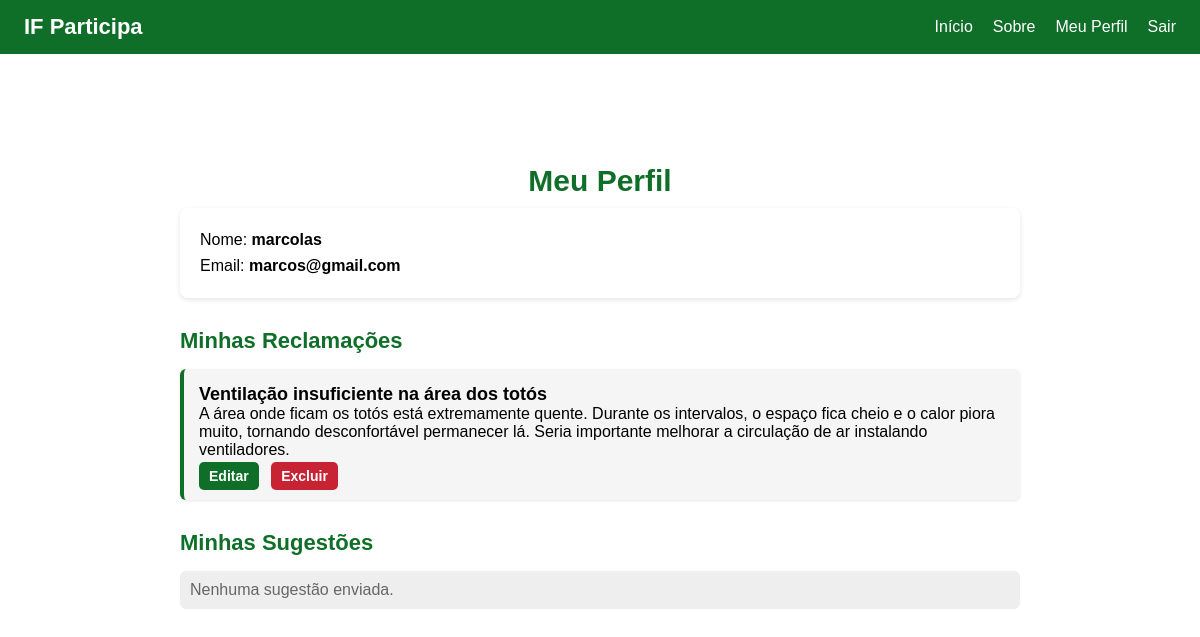
Screenshot of /meu-perfil (signed in) with the database file from the repository.
### models/users.py (models this page shows)
class Usuario(Base, UserMixin):
    __tablename__ = "usuarios"
    id = Column(Integer, primary_key=True)
    nome = Column(String(120), nullable=False)
    email = Column(String(120), unique=True, nullable=False)
    senha_hash = Column(String(200), nullable=False)
    reclamacoes = relationship("Reclamacao", back_populates="autor")
    sugestoes = relationship("Sugestao", back_populates="autor")

### models/reclamacoes.py (models this page shows)
class Reclamacao(Base):
    __tablename__ = "reclamacoes"
    id = Column(Integer, primary_key=True)
    titulo = Column(String(150), nullable=False)
    descricao = Column(Text, nullable=False)
    autor_id = Column(Integer, ForeignKey("usuarios.id"))
    autor = relationship("Usuario", back_populates="reclamacoes")

### controllers/routes.py (the view)
@controllers_bp.route("/meu-perfil")
@login_required
def meu_perfil():
    db = SessionLocal()
    minhas_reclamacoes = db.query(Reclamacao).filter_by(autor_id=current_user.id).all()
    minhas_sugestoes = db.query(Sugestao).filter_by(autor_id=current_user.id).all()
    return render_template(
        "meu_perfil.html",
        usuario=current_user,
        reclamacoes=minhas_reclamacoes,
        sugestoes=minhas_sugestoes
    )

### app.py (called while the page is built)
@login_manager.user_loader
def load_user(user_id):
    db = SessionLocal()
    user = db.query(Usuario).get(int(user_id))
    db.close()
    return user

### templates/meu_perfil.html (shortened to what this page needs)
{% extends "base.html" %}
{% block estilos %}
<link rel="stylesheet" href="{{ url_for('static', filename='controllers/perfil.css') }}">
{% endblock %}
{% block conteudo %}
<div class="perfil-container">
    <h1>Meu Perfil</h1>
    <div class="info-usuario">
        <p>Nome: <strong>{{ usuario.nome }}</strong></p>
        <p>Email: <strong>{{ usuario.email }}</strong></p>
    </div>
    <h2>Minhas Reclamações</h2>
    {% if reclamacoes %}
    <ul class="lista">
        {% for r in reclamacoes %}
            <li class="item">
                <strong>{{ r.titulo }}</strong><br>
                {{ r.descricao }}
                <div class="acoes">
                    <a class="editar" href="{{ url_for('controllers_bp.editar_reclamacao', id=r.id) }}">Editar</a>
                    <a class="excluir" href="{{ url_for('controllers_bp.excluir_reclamacao', id=r.id) }}">Excluir</a>
                </div>
            </li>
        {% endfor %}
    </ul>
    {% else %}
        <p class="vazio">Nenhuma reclamação enviada.</p>
    {% endif %}
    <h2>Minhas Sugestões</h2>
    {% if sugestoes %}
    <ul class="lista">
        {% for s in sugestoes %}
            <li class="item">
                <strong>{{ s.titulo }}</strong><br>
                {{ s.descricao }}
                <div class="acoes">
                    <a class="editar" href="{{ url_for('controllers_bp.editar_sugestao', id=s.id) }}">Editar</a>
                    <a class="excluir" href="{{ url_for('controllers_bp.excluir_sugestao', id=s.id) }}">Excluir</a>
                </div>
            </li>
        {% endfor %}
    </ul>
    {% else %}
        <p class="vazio">Nenhuma sugestão enviada.</p>
    {% endif %}
</div>
{% endblock %}

### static/base.css (style rules this page uses)
* { margin: 0; padding: 0; box-sizing: border-box; }

### static/controllers/perfil.css (style rules this page uses)
.perfil-container { width: 100%; max-width: 900px; margin: 40px auto; padding: 20px; font-family: Arial, sans-serif; }
.perfil-container h1 { font-size: 30px; margin-bottom: 10px; text-align: center; color: #0f6f29; }
.info-usuario { background: #ffffff; padding: 15px 20px; border-radius: 8px; box-shadow: 0 2px 5px rgba(0,0,0,0.1); margin-bottom: 30px; }
.info-usuario p { font-size: 16px; margin: 8px 0; }
.perfil-container h2 { font-size: 22px; color: #0f6f29; margin-top: 30px; margin-bottom: 15px; }
.lista { list-style: none; padding: 0; margin: 0; }
.item { background: #f5f5f5; padding: 15px; border-radius: 6px; box-shadow: 0 1px 3px rgba(0,0,0,0.1); margin-bottom: 12px; border-left: 4px solid #0f6f29; }
.item strong { font-size: 18px; }
.acoes { margin-top: 8px; }
.acoes a { font-size: 14px; font-weight: bold; text-decoration: none; padding: 6px 10px; border-radius: 5px; margin-right: 8px; transition: 0.2s; }
.editar { color: white; background: #0f6f29; }
.excluir { color: white; background: #c82333; }
.vazio { padding: 10px; background: #eee; border-radius: 6px; color: #666; }

### rows the page displays
Usuario: nome "marcolas", email "marcos@gmail.com"
Reclamacao: titulo "Ventilação insuficiente na área dos totós", descricao "A área onde ficam os totós está extremamente quente. Durante os intervalos, o espaço fica cheio e o calor piora muito, tornando desconfortável permanecer lá. Seria importante melhorar a circulação de ar instalando ventiladores."
